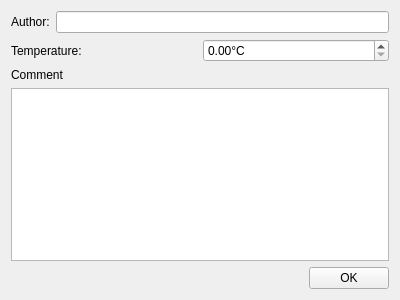
<?xml version="1.0" encoding="UTF-8"?>
<ui version="4.0">
 <class>DocPropsWidget</class>
 <widget class="QWidget" name="DocPropsWidget">
  <property name="geometry">
   <rect>
    <x>0</x>
    <y>0</y>
    <width>400</width>
    <height>300</height>
   </rect>
  </property>
  <property name="windowTitle">
   <string>Form</string>
  </property>
  <layout class="QVBoxLayout" name="verticalLayout">
   <item>
    <layout class="QHBoxLayout" name="horizontalLayout">
     <item>
      <widget class="QLabel" name="label">
       <property name="text">
        <string>Author:</string>
       </property>
      </widget>
     </item>
     <item>
      <widget class="QLineEdit" name="le_author"/>
     </item>
    </layout>
   </item>
   <item>
    <layout class="QHBoxLayout" name="horizontalLayout_2">
     <item>
      <widget class="QLabel" name="label_3">
       <property name="text">
        <string>Temperature:</string>
       </property>
      </widget>
     </item>
     <item>
      <widget class="QDoubleSpinBox" name="dsb_temp">
       <property name="suffix">
        <string>°C</string>
       </property>
       <property name="maximum">
        <double>999.000000000000000</double>
       </property>
      </widget>
     </item>
    </layout>
   </item>
   <item>
    <widget class="QLabel" name="label_2">
     <property name="text">
      <string>Comment</string>
     </property>
    </widget>
   </item>
   <item>
    <widget class="QPlainTextEdit" name="txt_comment"/>
   </item>
   <item>
    <layout class="QHBoxLayout" name="horizontalLayout_3">
     <item>
      <spacer name="horizontalSpacer">
       <property name="orientation">
        <enum>Qt::Horizontal</enum>
       </property>
       <property name="sizeHint" stdset="0">
        <size>
         <width>40</width>
         <height>20</height>
        </size>
       </property>
      </spacer>
     </item>
     <item>
      <widget class="QPushButton" name="pbOk">
       <property name="text">
        <string>OK</string>
       </property>
      </widget>
     </item>
    </layout>
   </item>
  </layout>
 </widget>
 <resources/>
 <connections/>
</ui>
